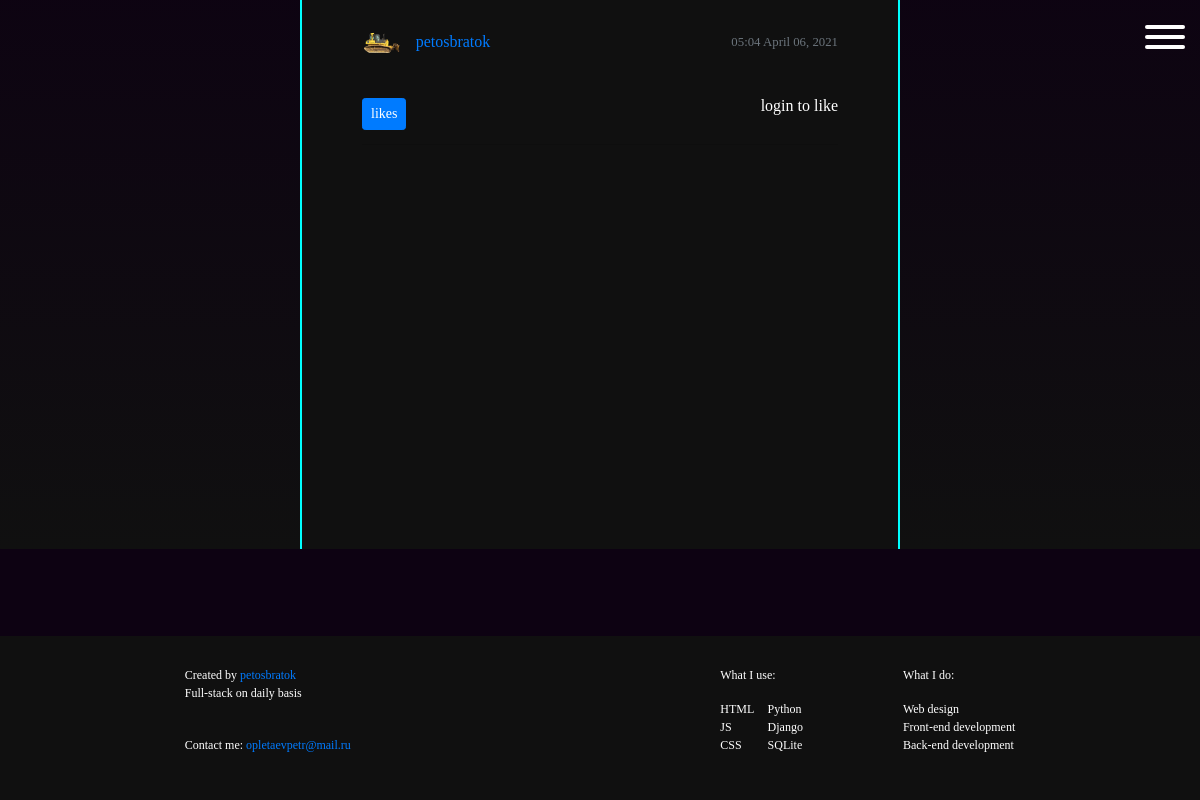
The app's page /post/90/, older data.
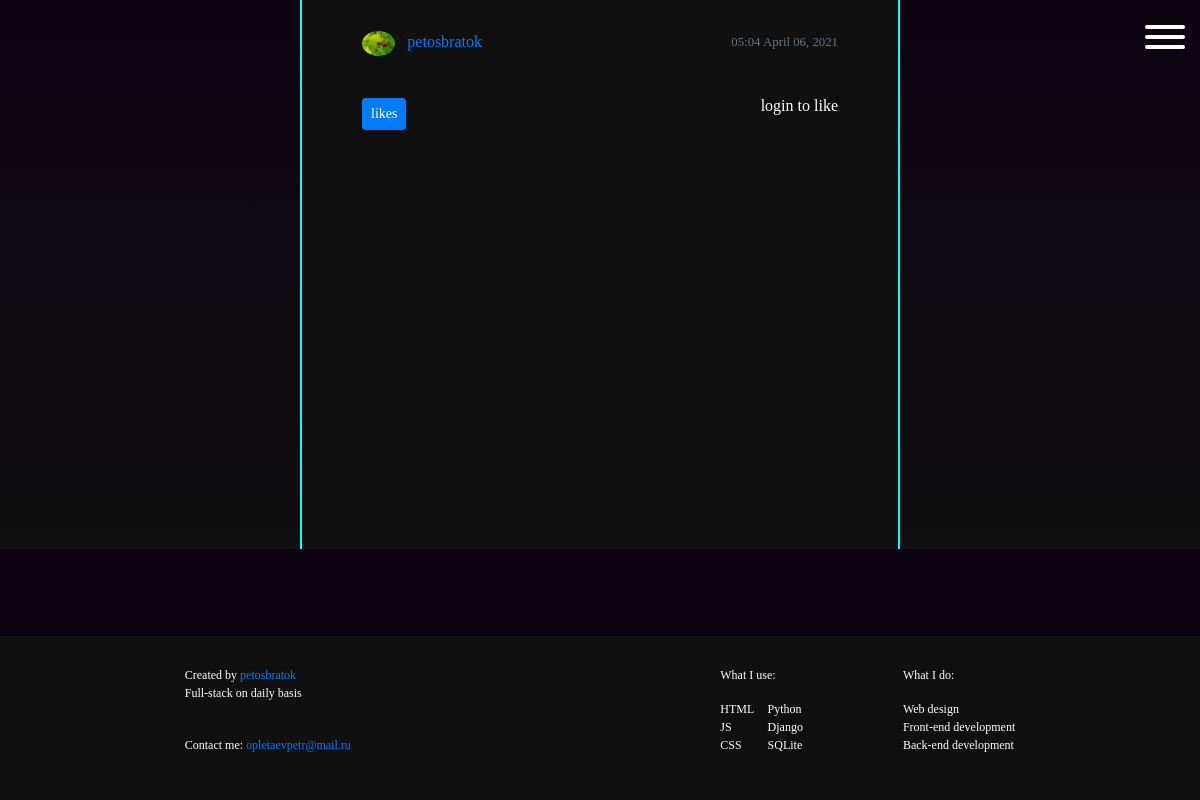
The same page, newer data.
### blog/models.py (models this page shows, shortened)
class Post(models.Model):
    date_posted = models.DateTimeField(default=timezone.now)
    author = models.ForeignKey(User, on_delete=models.CASCADE)
    score = models.IntegerField(default=0)

### users/models.py (models this page shows, shortened)
class Profile(models.Model):
    user = models.OneToOneField(User, on_delete=models.CASCADE)
    image = models.ImageField(default='default.jpg', upload_to='profile_pics')

### blog/views.py (the view)
# urls.py: path('post/<int:pk>/', PostDetailView.as_view(), name='post-detail'),
class PostDetailView(DetailView):
    model = Post
    def get_context_data(self, **kwargs):
        context = super(PostDetailView, self).get_context_data(**kwargs)
        posts = Post.objects.all()
        return context

### blog/templates/blog/post_detail.html (shortened to what this page needs)
{% extends "blog/base.html" %}
{% load static %}
{% block links %}
  <link rel="stylesheet" type="text/css" href="{% static 'blog/single-form-page.css' %}">
  <link rel="stylesheet" href="{% static 'blog/post-detail.css' %}">
{% endblock links %}
{% block content %}
  <div class="content-wrapper">
    <article class="content-section">
      <div class="metadata">
        <div class="user-info">
          <a class="mr-2" href="{% url 'user-posts' post.author.username %}">    <img class="rounded-circle article-img" src="{{ post.author.profile.image.url }}" alt=""></a>
          <a class="mr-2" href="{% url 'user-posts' object.author.username %}">{{ object.author }}</a>
        </div>
        <small class="text-muted">{{ object.date_posted|date:"h:m F d, Y" }}</small>
      </div>
      <div class="text-block">
      </div>
        <div class="media-body">
          <div class="button-container">
              {% if user.is_authenticated %}
                {% if object.id in liked_ids %}
                  <button class="btn btn-success btn-sm mt-1 mb-1 like-btn" data-href="{{ object.get_api_like_url }}?post_id={{ object.id }}" data-likes="{{ object.total_likes }}">{{ object.total_likes }} likes</button>
                {% else %}
                  <button class="btn btn-primary btn-sm mt-1 mb-1 like-btn" data-href="{{ object.get_api_like_url }}?post_id={{ object.id }}" data-likes="{{ object.total_likes }}">{{ object.total_likes }} likes</button>
                {% endif %}
              {% else %}
                <span class="btn btn-primary btn-sm mt-1 mb-1">{{ object.total_likes }} likes</span>
                <p>login to like</p>
              {% endif %}
          </div>
          <hr style="margin: 10px">
      </div>
    </article>
  </div>
{% endblock content %}

### blog/templates/blog/base.html (shortened to what this page needs)
{% load static %}
<!DOCTYPE html>
<html lang="en" dir="ltr">
  <head>
    <link rel="stylesheet" href="https://maxcdn.bootstrapcdn.com/bootstrap/4.0.0/css/bootstrap.min.css">
    <link rel="stylesheet" type="text/css" href="{% static 'blog/reset.css' %}">
    <link rel="stylesheet" type="text/css" href="{% static 'blog/style.css' %}">
    <link rel="stylesheet" type="text/css" href="{% static 'blog/hamburger.css' %}">
    {% block links %}{% endblock %}
    <link rel="stylesheet" type="text/css" href="{% static 'blog/home-media.css' %}">
  </head>
  <body>
      <nav>
        <button style="display: block;" id="nav-button" class="hamburger hamburger--squeeze" type="button">
          <span class="hamburger-box">
            <span class="hamburger-inner"></span>
          </span>
        </button>
      </nav>
      <main class="content">
        {% block content %}{% endblock %}
      </main>
  <footer>
    <div class="created-by">
      <div class="">
        <span>Created by <a target="_blank" href="https://github.com/petosbratok">petosbratok</a></span>
        <br>
        <span>Full-stack on daily basis</span>
      </div>
      <p>Contact me: <a href="mailto:opletaevpetr@mail.ru">opletaevpetr@mail.ru</a> </p>
    </div>
    <div class="flexing-container">
      <div class="technologies">
        <p>What I use:</p>
        <ul>
          <li>HTML</li>
          <li>JS</li>
          <li>CSS</li>
          <li>Python</li>
          <li>Django</li>
          <li>SQLite</li>
        </ul>
      </div>
      <div class="can-do">
        <p>What I do:</p>
        <ul>
          <li>Web design</li>
          <li>Front-end development</li>
          <li>Back-end development</li>
        </ul>
      </div>
    </div>
  </footer>
  </body>
</html>

### blog/static/blog/style.css (style rules this page uses)
:root { --deep_blue: #0C1B33; --nice_blue: #036595; --cute_orange: #B22C1D; --sand: #FFE5B0; }
html { scroll-behavior: smooth; height: 100%: }
body { min-width: 1024px; min-height: 100vh; display: flex; flex-direction: column; background-color: black; background-color: #0D0212; font-family: pixelated; color: white; display: flex; justify-content: space-between; box-sizing: border-box; margin: 0; padding: 0; }
footer * { font-family: pixelated !important; font-size: 12px; }
footer { padding: 30px 0; display: flex; flex-direction: row; justify-content: space-around; background-color: #101010; }
.created-by { display: flex; flex-direction: column; justify-content: space-between; font-size: 16px; }
.flexing-container { display: flex; flex-direction: row; }
.flexing-container .technologies { margin-right: 100px; }
.flexing-container .technologies ul { columns: 2; }
.flexing-container ul li { list-style: none; }
.button-container { display: flex; flex-direction: row; justify-content: space-between; }

### blog/static/blog/hamburger.css (style rules this page uses)
.hamburger { padding: 15px 15px; display: inline-block; cursor: pointer; transition-property: opacity, filter; transition-duration: 0.15s; transition-timing-function: linear; font: inherit; color: inherit; text-transform: none; background-color: transparent; border: 0; margin: 0; overflow: visible; }
.hamburger-box { width: 40px; height: 24px; display: inline-block; position: relative; }
.hamburger-inner { display: block; top: 50%; margin-top: -2px; }
.hamburger-inner, .hamburger-inner::before, .hamburger-inner::after { width: 40px; height: 4px; background-color: white; border-radius: 4px; position: absolute; transition-property: transform; transition-duration: 0.15s; transition-timing-function: ease; }
.hamburger-inner::before, .hamburger-inner::after { content: ""; display: block; }
.hamburger-inner::before { top: -10px; }
.hamburger-inner::after { bottom: -10px; }
.hamburger--squeeze .hamburger-inner { transition-duration: 0.075s; transition-timing-function: cubic-bezier(0.55, 0.055, 0.675, 0.19); }
.hamburger--squeeze .hamburger-inner::before { transition: top 0.075s 0.12s ease, opacity 0.075s ease; }
.hamburger--squeeze .hamburger-inner::after { transition: bottom 0.075s 0.12s ease, transform 0.075s cubic-bezier(0.55, 0.055, 0.675, 0.19); }

### blog/static/blog/single-form-page.css (style rules this page uses)
.content-section { width: 60%; max-width: 500px; margin: 50px auto; }

### blog/static/blog/post-detail.css (style rules this page uses)
.content-wrapper { background: linear-gradient(180deg, rgba(255,255,255,0) 0%, rgba(16,16,16,1) 100%); height: 100%; margin: 50px 0; margin-bottom: 0px; display: flex; justify-content: center; align-items: flex-end; margin-top: -71px; }
.content-section { min-height: calc(100vh - 180px); background-color: #101010; margin: 0; width: 50%; max-width: none; height: 100%; border: 2px solid cyan; border-top: none; border-bottom: none; padding: 0 50px; }
.article-img { height: 25px; }
.metadata { margin-top: 91px; padding: 10px; width: 100%; display: flex; justify-content: space-between; align-items: center; }
.text-block { padding: 10px; }
.button-container { padding: 0 10px; }

### blog/static/blog/home-media.css (style rules this page uses)
@media (min-width: 1101px) { nav { display: none; } }
@media (max-device-width: 1100px) { body { min-width: auto; } }
@media (max-device-width: 1100px) { nav { display: block; position: fixed; z-index: 229; } }
@media (max-device-width: 1100px) { #nav-button { right: 0px; top: 10px; display: block !important; position: fixed; z-index: 230; } }

Row changes from the older to the newer data that the page shows:
changed through a linked row, Post "petosbratok": author.profile.image: a different picture
